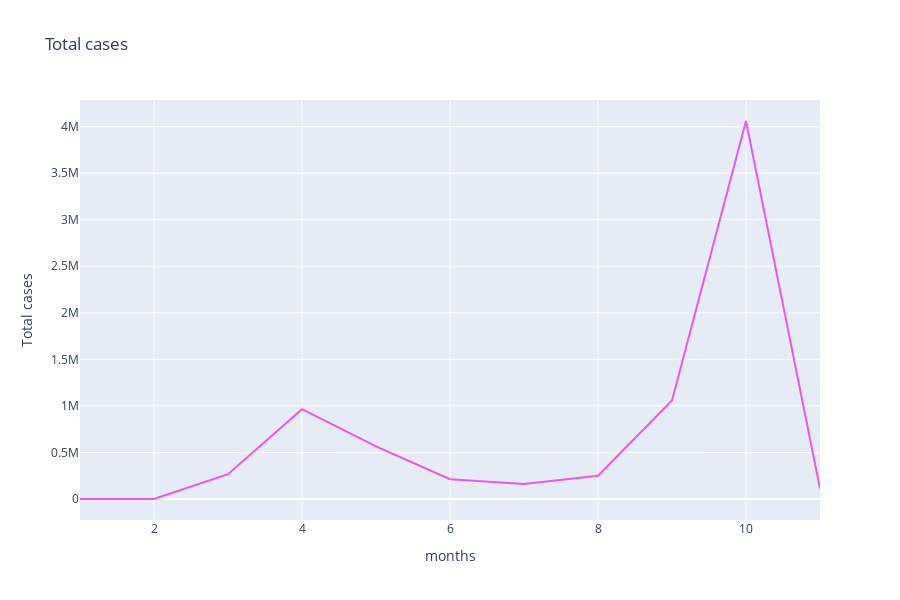

Source (notebook cell):
### Code cell
#  Total cases across UK over months
df_group = df
df['month'] = pd.DatetimeIndex(df['date']).month

new_df = df_group.groupby(["month"]).sum()
new_df['months'] = [i for i in range(1,12)]

fig = px.line(new_df, x="months", y="Total cases", 
        height=600, title="Total cases", 
        color_discrete_sequence = px.colors.cyclical.mygbm)
fig.update_layout(showlegend=True)
fig.show()

### Figure 1 — Plotly figure (JSON) as saved in the notebook; plotly's stock layout.template omitted (floating-point values rounded to 4 significant figures)
{"data": [{"hovertemplate": "months=%{x}<br>Total cases=%{y}<extra></extra>", "legendgroup": "", "line": {"color": "#ef55f1", "dash": "solid"}, "mode": "lines", "name": "", "orientation": "v", "showlegend": false, "type": "scatter", "x": [1, 2, 3, 4, 5, 6, 7, 8, 9, 10, 11], "xaxis": "x", "y": [12, 494, 266750, 965248, 564845, 211888, 161256, 249588, 1058609, 4060592, 112122], "yaxis": "y"}], "layout": {"height": 600, "legend": {"tracegroupgap": 0}, "showlegend": true, "title": {"text": "Total cases"}, "xaxis": {"anchor": "y", "domain": [0, 1], "title": {"text": "months"}}, "yaxis": {"anchor": "x", "domain": [0, 1], "title": {"text": "Total cases"}}}}
